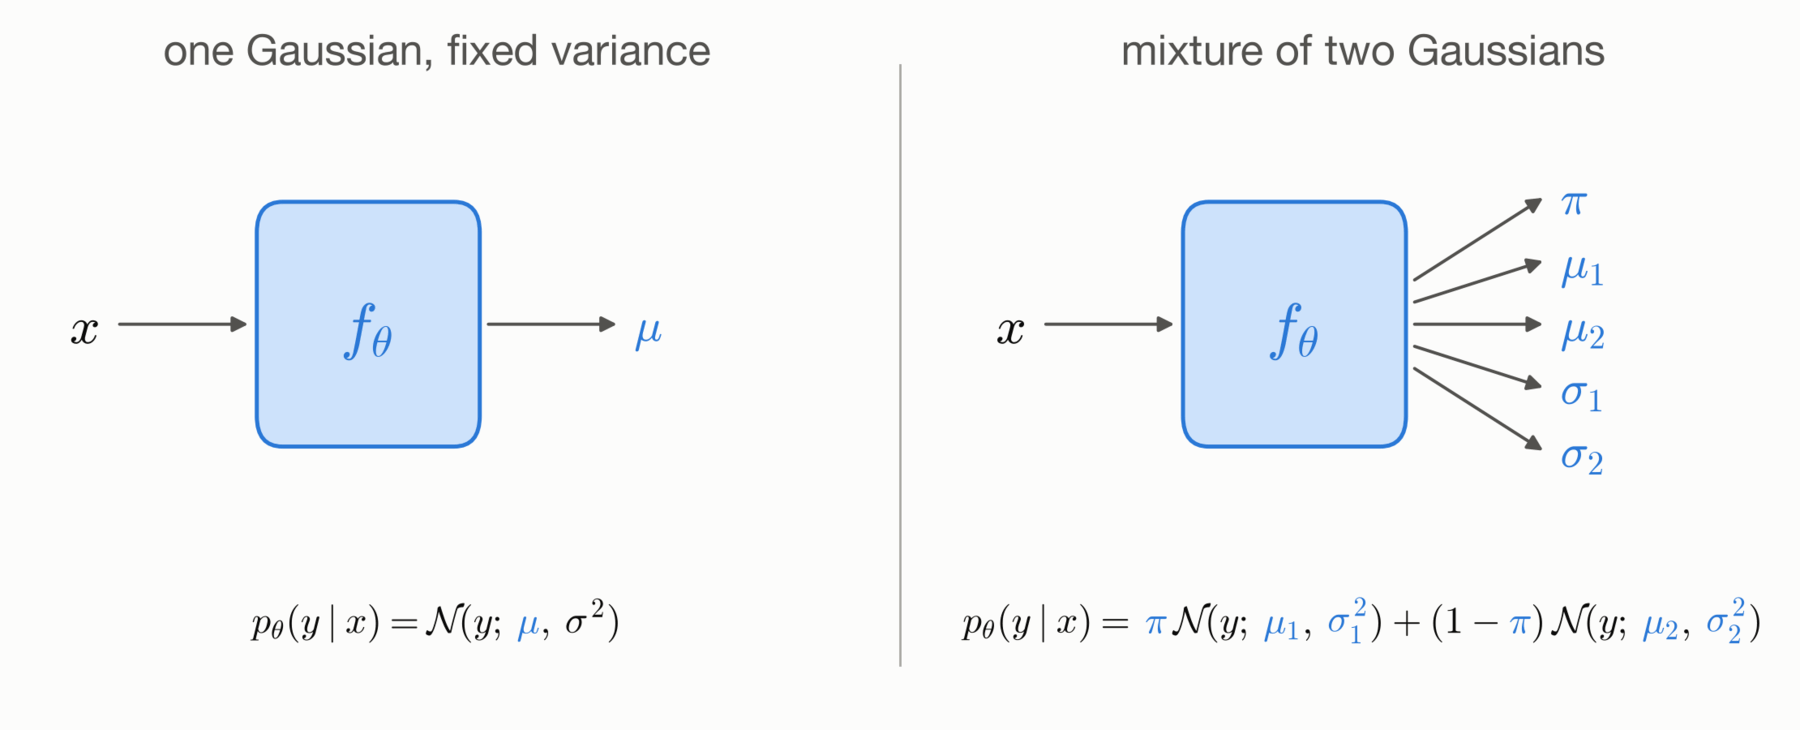

Python code for this plot:
"""The two models as black boxes, one Gaussian versus a mixture of two.

Run: python 05_model_boxes.py  (requires numpy, matplotlib)
"""

import matplotlib.pyplot as plt
from matplotlib.patches import FancyArrowPatch, FancyBboxPatch

from common import INK, INK2, MODEL, MODEL_PALE, POINT, SURFACE, save, setup_style

setup_style()
fig, axes = plt.subplots(1, 2, figsize=(11, 4.4), facecolor=SURFACE)
fig.subplots_adjust(left=0, right=1, top=1, bottom=0, wspace=0.08)


def arrow(ax, a, b):
    ax.add_patch(FancyArrowPatch(a, b, arrowstyle="-|>", mutation_scale=14, color=INK2,
                                 lw=1.4, shrinkA=0, shrinkB=0))


def black_box(ax, title, outputs, formula):
    ax.set_facecolor(SURFACE)
    ax.set_xlim(0, 10)
    ax.set_ylim(0, 7)
    ax.axis("off")
    ax.text(5, 6.6, title, fontsize=19, color=INK2, ha="center", va="center")

    ax.text(0.9, 3.9, "$x$", fontsize=24, color=INK, ha="center", va="center")
    arrow(ax, (1.3, 3.9), (2.8, 3.9))
    ax.add_patch(FancyBboxPatch((2.9, 2.7), 2.6, 2.4, boxstyle="round,pad=0,rounding_size=0.3",
                                fc=MODEL_PALE, ec=MODEL, lw=1.8))
    ax.text(4.2, 3.9, r"$f_\theta$", fontsize=28, color=MODEL, ha="center", va="center")

    ys = [3.9] if len(outputs) == 1 else [3.9 + 0.62 * (2 - i) for i in range(len(outputs))]
    for label, y in zip(outputs, ys):
        arrow(ax, (5.6, 3.9 + (y - 3.9) * 0.35), (7.1, y))
        ax.text(7.3, y, label, fontsize=21, color=MODEL, ha="left", va="center")

    colored_math(ax, 5, 1.0, formula, fontsize=17)


def colored_math(ax, x, y, parts, fontsize):
    """Mathtext cannot colour sub-expressions, so lay out coloured pieces side by side."""
    renderer = fig.canvas.get_renderer()
    texts = [ax.text(0, y, p, fontsize=fontsize, color=c, va="center") for p, c in parts]
    to_data = ax.transData.inverted()
    widths = [to_data.transform((t.get_window_extent(renderer).width, 0))[0]
              - to_data.transform((0, 0))[0] for t in texts]
    left = x - sum(widths) / 2
    for t, w in zip(texts, widths):
        t.set_x(left)
        left += w


black_box(axes[0], "one Gaussian, fixed variance", [r"$\mu$"],
          [(r"$p_\theta(y \mid x) = \mathcal{N}(y;\,$", INK), (r"$\mu$", MODEL),
           (r"$,\, \sigma^2)$", INK)])
black_box(axes[1], "mixture of two Gaussians",
          [r"$\pi$", r"$\mu_1$", r"$\mu_2$", r"$\sigma_1$", r"$\sigma_2$"],
          [(r"$p_\theta(y \mid x) =\,$", INK), (r"$\pi$", MODEL), (r"$\,\mathcal{N}(y;\,$", INK),
           (r"$\mu_1$", MODEL), (r"$,\,$", INK), (r"$\sigma_1^2$", MODEL),
           (r"$) + (1 -$", INK), (r"$\pi$", MODEL), (r"$)\,\mathcal{N}(y;\,$", INK),
           (r"$\mu_2$", MODEL), (r"$,\,$", INK), (r"$\sigma_2^2$", MODEL), (r"$)$", INK)])
fig.add_artist(plt.Line2D([0.5, 0.5], [0.08, 0.92], color=POINT, lw=1))

save(fig, __file__)
